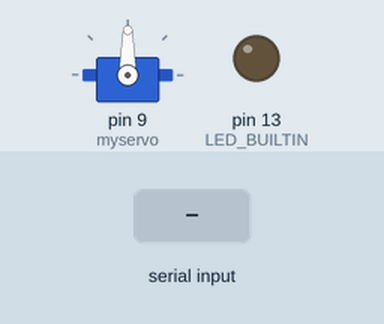
Simulated run of this sketch. Board: Arduino Uno, built with avr-gcc and run on an emulated ATmega328P. Parts: servo, output pins drawn as LEDs (lit = HIGH). The test bench sets the inputs (shaded band).

Above: at 1.2 s.
1.3 s: "1" received over Serial
At 1.41 s:
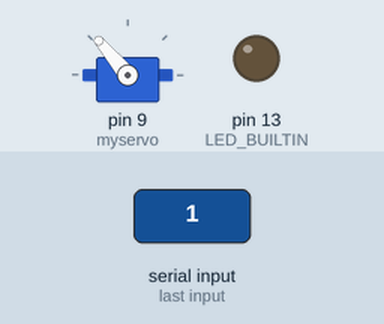
Timing chart, 0 to 4.3 s (numbered marks = the images above; inputs shaded):
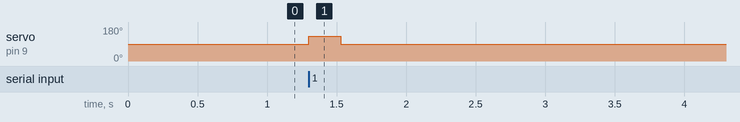

Measured:
- after the input at 1.3 s, servo on pin 9 (myservo): 90° → 130° at once, → 90° 0.23 s later

The sketch:

arduino_jump.ino
```cpp
 #include <Servo.h>

 Servo myservo;  // create servo object to control a servo

void setup() {
  myservo.attach(9);
  Serial.begin(9600);
  pinMode(LED_BUILTIN, OUTPUT);
}

void loop() {

  if(Serial.available() > 0){       //wait for jump command from PC
   Serial.read();

  myservo.write(130);              //move the servo horn to press the button
  delay(230);
  myservo.write(90);               //return to release the button
  delay(150);
  while(Serial.available() > 0)  Serial.read();           //to remove any bending commands

  }

}
```
